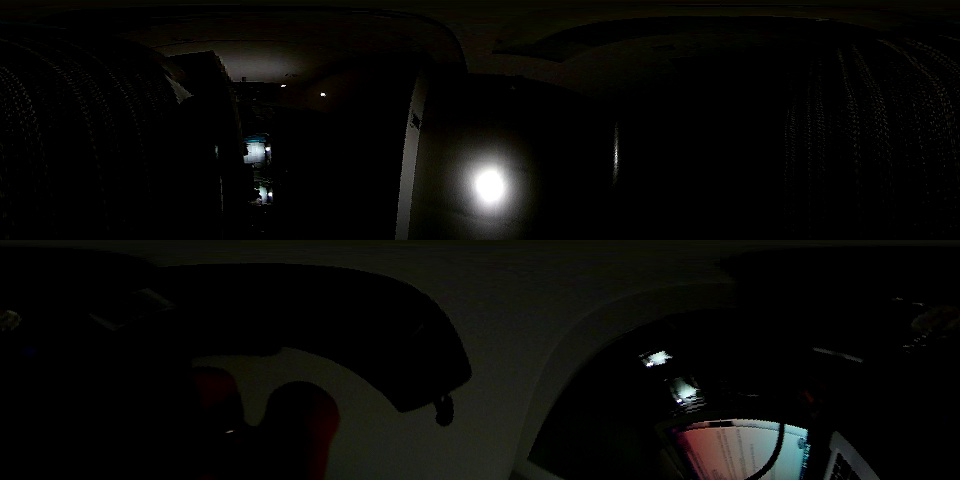
#> input picture frame 0 of fisheye/input.avi, 960 x 480 px, given in place of the camera
$ python fish2pano2mpeg4-2cam.py   (Python 2 division)
#> lines starting #> are read from the running program, lines starting #| are printed output that depends on the picture
### fisheye/fish2pano_cv2_rgb.py
import cv2
import numpy as np
import math
import time
from lut import lut
import os

def fish2pano(img):

    # [5 lines of commented-out code are left out]

    height, width = img.shape[: 2]
    # [5 lines of commented-out code are left out]

    if width !=height:
        #img_sq = np.ndarray(shape = (width, width, 3))
        diff = int((width-height)/2)
        img_sq = img[0:height, diff:(diff+height)] # crop only the middle
        print ('image is now squared of size ', img_sq.shape[: 2])
    else:
        img_sq = img
        print('image size is ', img_sq.shape[: 2])


    #cv2.imshow("small", img)

    # new array:
    radius = img_sq.shape[1]/2
    #print(radius)
    imDest = np.ndarray(shape = (int(radius), int(4*radius), 3), dtype= 'uint8')
    #print (radius)

    dict = lut(radius)

    for j in range(int(radius)):
        for i in range(int(4*radius)):

            ## replace the folloiwng four lines with a lookup talbe.
            R = radius - j
            theta = - 2.0 * math.pi * i / (4.0 * radius)

            x = int( (R * math.cos(theta)) + radius )
            y = radius - int( R * math.sin(theta) )

            # check bounds
            if x >= 0 and x < 2*radius and y >= 0 and y < 2*radius:
                #print(x, y, i, j)
                imDest[radius-j-1, i]  = img_sq[x, y]


    #cv2.imwrite('/Users/gzhou/TL_documents/python/fisheye/test.png', imDest)
    #imDest_u8 = cv.CvtColor(imDest, imDest_u8, 'u8')
    return imDest
    print('saved')


# [89 lines left out: functions fish2pano_lut, fish2pano_lut_multi_ps, not called in this run]


# [20 lines that do not run on import are left out]

### fisheye/lut.py
import numpy as np
import math

radius = 240

def lut(radius):
    dict = {}
    i = np.arange(1, radius) #, dtype=int)
    j = np.arange(1, radius*4) #], dtype=int)

    for j in range(int(radius)):
        for i in range(int(4*radius)):
            R = radius - j
            theta = - 2.0 * math.pi * i / (4.0 * radius) + math.pi/2        # starts at bottom of img.. pi/2 shifts the rectlinear to the right

            x = int( (R * math.cos(theta)) + radius )
            y = radius - int( R * math.sin(theta) )

            dict2 = {(i, j):(x, y)}
            dict.update(dict2)
    return dict
    np.save('lut.npy', dict)


# [7 lines that do not run on import are left out]
    #print(dict[(0,0)])

### fisheye/fish2pano2mpeg4-2cam.py
import cv2
import numpy as np
import math
from fish2pano_cv2_rgb import fish2pano
import time
import os
import subprocess as sp
import sys

fourcc = cv2.VideoWriter_fourcc(*'MJPG')
directory = '/Users/gzhou/TL_documents/python/fisheye/'
out = cv2.VideoWriter(directory+'output.avi', fourcc, 1, (960, 480))
#out0 = cv2.VideoWriter(directory+'output0.avi', fourcc, 1, (960, 240))
#out1 = cv2.VideoWriter(directory+'output1.avi', fourcc, 1, (960, 240))

cap0 = cv2.VideoCapture(0)
cap0.set(3, 640)
cap0.set(4, 480)    # this give 160x120 images

cap1 = cv2.VideoCapture(1)
cap1.set(3, 640)
cap1.set(4, 480)    # this give 160x120 images

while(cap0.isOpened() & cap1.isOpened()):
    ret0, frame0 = cap0.read()
#> frame0 is the input picture: shape (480, 960, 3); mean B, G, R 6.6, 8.5, 8.6
    ret1, frame1 = cap1.read()

    if (ret0==True & ret1==True):
        start = time.time()

        pano0 = fish2pano(frame0) #.astype('u8')
#> in fish2pano, `img_sq = img[0:height, diff:(diff+height)]`:
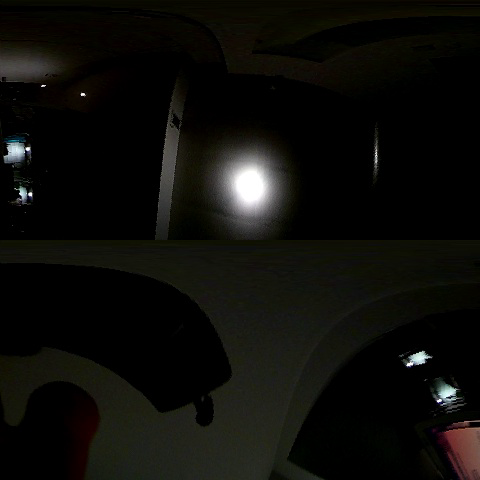
#> img_sq: shape (480, 480, 3); mean B, G, R 9.6, 13, 13.3
#| image is now squared of size  (480, 480)
#> after the loop in fish2pano, `for j in range(int(radius)):`:
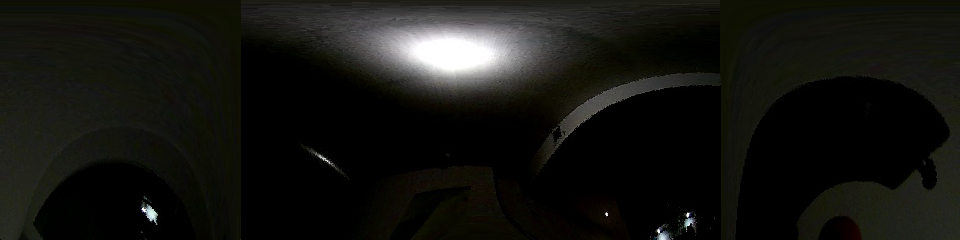
#> imDest: shape (240, 960, 3); mean B, G, R 16.5, 20.4, 20.3
        pano1 = fish2pano(frame1) #.astype('u8')
#| image is now squared of size  (480, 480)

        stack = np.vstack((pano0, pano1))
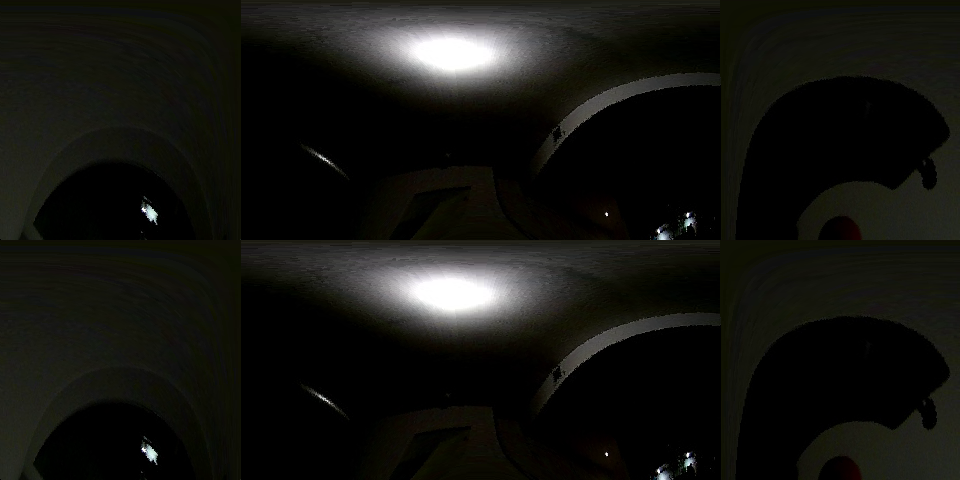
#> stack: shape (480, 960, 3); mean B, G, R 16.5, 20.4, 20.3
        out.write(stack)
        # [10 lines of commented-out code are left out]
        end = time.time()
        print(end-start)

        if cv2.waitKey(1) & 0xFF == ord('q'):
#> (key q is pressed here)
            break
    else:
        break
        #cv2.waitKey(1000)

#sp.call(['/usr/local/bin/ffmpeg -f image2 -s 240x960 -r 1 -i image2pipe -vcodec mpeg4 -y mvoei.mpeg'], shell=True)
cap0.release()
#> (the run stopped early here; a loop or call above may not have finished)
